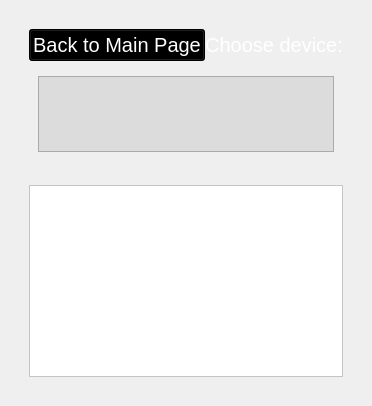
      <widget class="QWidget" name="page_4">
       <layout class="QVBoxLayout" name="verticalLayout_9">
        <item>
         <widget class="QFrame" name="frame_24">
          <property name="frameShape">
           <enum>QFrame::NoFrame</enum>
          </property>
          <property name="frameShadow">
           <enum>QFrame::Raised</enum>
          </property>
          <property name="lineWidth">
           <number>0</number>
          </property>
          <layout class="QVBoxLayout" name="verticalLayout_14">
           <item>
            <widget class="QFrame" name="frame_25">
             <property name="maximumSize">
              <size>
               <width>16777215</width>
               <height>150</height>
              </size>
             </property>
             <property name="frameShape">
              <enum>QFrame::NoFrame</enum>
             </property>
             <property name="frameShadow">
              <enum>QFrame::Raised</enum>
             </property>
             <property name="lineWidth">
              <number>0</number>
             </property>
             <layout class="QVBoxLayout" name="verticalLayout_15">
              <item>
               <widget class="QFrame" name="frame_28">
                <property name="maximumSize">
                 <size>
                  <width>16777215</width>
                  <height>43</height>
                 </size>
                </property>
                <property name="frameShape">
                 <enum>QFrame::NoFrame</enum>
                </property>
                <property name="frameShadow">
                 <enum>QFrame::Raised</enum>
                </property>
                <property name="lineWidth">
                 <number>0</number>
                </property>
                <layout class="QHBoxLayout" name="horizontalLayout_17">
                 <property name="spacing">
                  <number>0</number>
                 </property>
                 <property name="leftMargin">
                  <number>0</number>
                 </property>
                 <property name="topMargin">
                  <number>0</number>
                 </property>
                 <property name="rightMargin">
                  <number>0</number>
                 </property>
                 <property name="bottomMargin">
                  <number>0</number>
                 </property>
                 <item>
                  <widget class="QFrame" name="frame_29">
                   <property name="frameShape">
                    <enum>QFrame::NoFrame</enum>
                   </property>
                   <property name="frameShadow">
                    <enum>QFrame::Raised</enum>
                   </property>
                   <property name="lineWidth">
                    <number>0</number>
                   </property>
                   <layout class="QHBoxLayout" name="horizontalLayout_18">
                    <property name="spacing">
                     <number>0</number>
                    </property>
                    <property name="leftMargin">
                     <number>0</number>
                    </property>
                    <property name="topMargin">
                     <number>0</number>
                    </property>
                    <property name="rightMargin">
                     <number>0</number>
                    </property>
                    <property name="bottomMargin">
                     <number>0</number>
                    </property>
                    <item>
                     <widget class="QPushButton" name="pushButton_4">
                      <property name="font">
                       <font>
                        <pointsize>15</pointsize>
                       </font>
                      </property>
                      <property name="styleSheet">
                       <string notr="true">color:white;background-color:black;</string>
                      </property>
                      <property name="text">
                       <string>Back to Main Page</string>
                      </property>
                     </widget>
                    </item>
                   </layout>
                  </widget>
                 </item>
                 <item>
                  <widget class="QFrame" name="frame_30">
                   <property name="frameShape">
                    <enum>QFrame::NoFrame</enum>
                   </property>
                   <property name="frameShadow">
                    <enum>QFrame::Raised</enum>
                   </property>
                   <property name="lineWidth">
                    <number>0</number>
                   </property>
                   <layout class="QHBoxLayout" name="horizontalLayout_19">
                    <property name="spacing">
                     <number>0</number>
                    </property>
                    <property name="leftMargin">
                     <number>0</number>
                    </property>
                    <property name="topMargin">
                     <number>0</number>
                    </property>
                    <property name="rightMargin">
                     <number>0</number>
                    </property>
                    <property name="bottomMargin">
                     <number>0</number>
                    </property>
                    <item>
                     <widget class="QLabel" name="label_6">
                      <property name="font">
                       <font>
                        <pointsize>15</pointsize>
                       </font>
                      </property>
                      <property name="styleSheet">
                       <string notr="true">color:white</string>
                      </property>
                      <property name="text">
                       <string>Choose device:</string>
                      </property>
                      <property name="alignment">
                       <set>Qt::AlignCenter</set>
                      </property>
                     </widget>
                    </item>
                   </layout>
                  </widget>
                 </item>
                </layout>
               </widget>
              </item>
              <item>
               <widget class="QFrame" name="frame_27">
                <property name="frameShape">
                 <enum>QFrame::NoFrame</enum>
                </property>
                <property name="frameShadow">
                 <enum>QFrame::Raised</enum>
                </property>
                <property name="lineWidth">
                 <number>0</number>
                </property>
                <layout class="QHBoxLayout" name="horizontalLayout_20">
                 <item>
                  <widget class="QListWidget" name="listWidget_3">
                   <property name="styleSheet">
                    <string notr="true">color: blue;
font-size: 18px;
background-color:rgb(220, 220, 220)</string>
                   </property>
                  </widget>
                 </item>
                </layout>
               </widget>
              </item>
             </layout>
            </widget>
           </item>
           <item>
            <widget class="QFrame" name="frame_26">
             <property name="frameShape">
              <enum>QFrame::NoFrame</enum>
             </property>
             <property name="frameShadow">
              <enum>QFrame::Raised</enum>
             </property>
             <property name="lineWidth">
              <number>0</number>
             </property>
             <layout class="QHBoxLayout" name="horizontalLayout_21">
              <item>
               <widget class="QTableWidget" name="tableWidget_4">
                <property name="maximumSize">
                 <size>
                  <width>542</width>
                  <height>340</height>
                 </size>
                </property>
                <property name="styleSheet">
                 <string notr="true">QTableWidget{
background-color:white;
alteranate-background-color:#606060;
selection-background-color:#282828;
}</string>
                </property>
                <property name="lineWidth">
                 <number>0</number>
                </property>
                <attribute name="horizontalHeaderMinimumSectionSize">
                 <number>30</number>
                </attribute>
                <attribute name="horizontalHeaderDefaultSectionSize">
                 <number>100</number>
                </attribute>
                <attribute name="verticalHeaderVisible">
                 <bool>false</bool>
                </attribute>
               </widget>
              </item>
             </layout>
            </widget>
           </item>
          </layout>
         </widget>
        </item>
       </layout>
      </widget>
